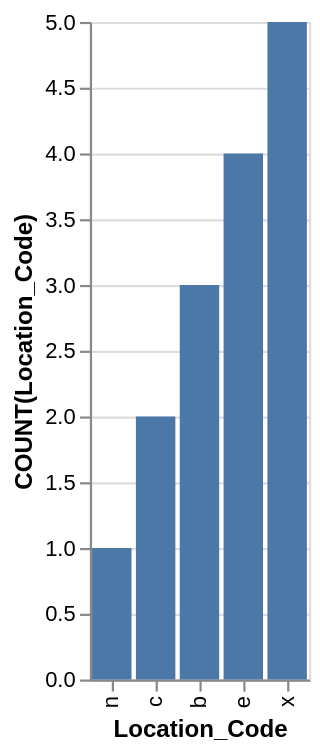

The Vega-Lite source for this figure:
### Vega-Lite specification from a JSON file in a GitHub repository (floating-point values rounded to 4 significant figures)
{"data": {"values": [{"x_data": "n", "y_data": 1}, {"x_data": "c", "y_data": 2}, {"x_data": "b", "y_data": 3}, {"x_data": "e", "y_data": 4}, {"x_data": "x", "y_data": 5}]}, "mark": "bar", "encoding": {"x": {"field": "x_data", "type": "nominal", "title": "Location_Code", "sort": {"op": "sum", "field": "y_data", "order": "ascending"}}, "y": {"field": "y_data", "type": "quantitative", "title": "COUNT(Location_Code)"}}}
